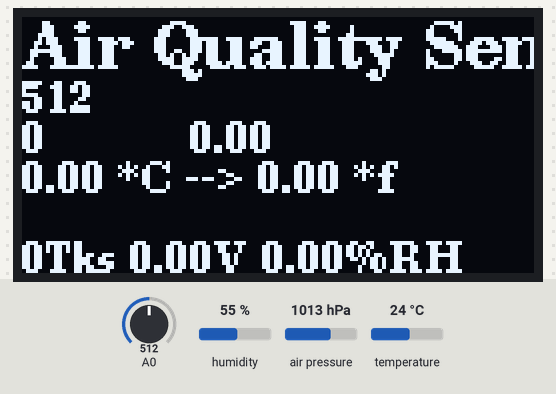
Simulated run of this sketch. Board: Arduino Nano, built for the host (arithmetic inside an expression is 32-bit, double 64-bit). Shown: 128×64 one-colour display. The test bench sets the inputs (shaded band); at power-on: A0 = 512, humidity 55 %, air pressure 1013 hPa, temperature 24 °C. The local clock reads 2024-03-15 10:24:30 at power-on unless the sketch sets it; what the sketch prints to the serial monitor is not drawn.

Above: at 1.2 s.
1.3 s: A0 set to 716
At 4.1 s:
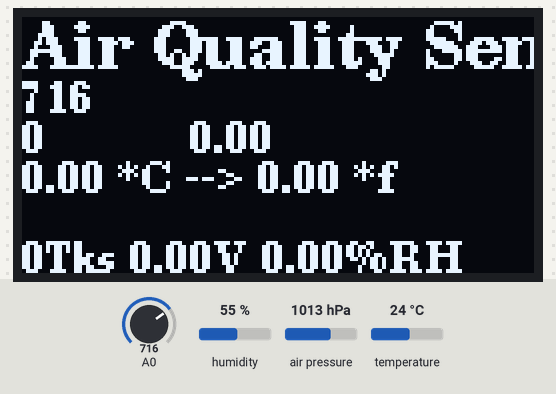
4.9 s: A0 set to 992
At 7.5 s:
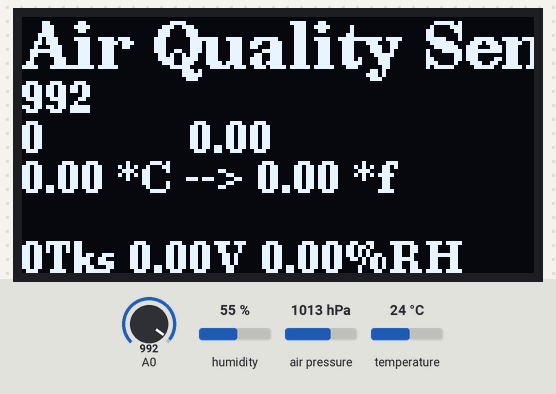
8.3 s: A0 set to 306
At 11.0 s:
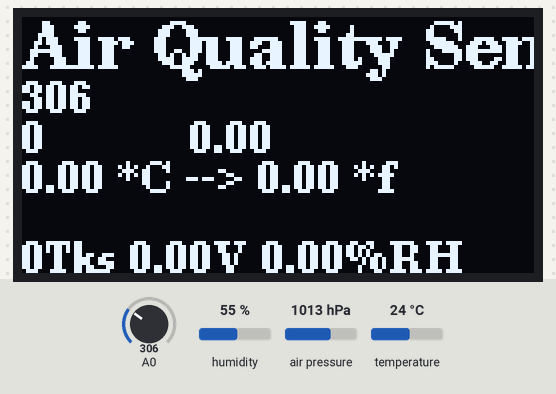
Timing chart, 0 to 12.5 s (numbered marks = the images above; inputs shaded):
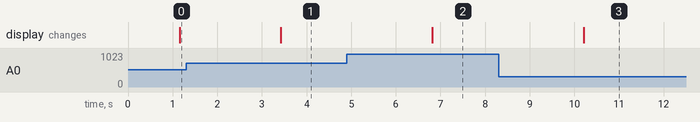

The sketch:

Air_Quality_Test.ino
```cpp
/*  This sketch sets up a small OLED display and pulls analog signals from two sensors
 * (BME280 (RH && Temp && Press) && MQ135(air quality --> SnO2 detects CO2 && VOC))
 * an RTC has also been added to this project for later use.
 *
 *  Requirements:
 *
 *  * Nano or other Arduino board
 *  * Arduino 1.8.8+ IDE
 *  * Library: U8g2lib.h --> u8g2 by oliver was used
 *
 *
 *
 *  // Pinout
 *  //  MQ135 analog Output --> A00
 *  //  SCL                 --> A04
 *  //  SDA                 --> A05
 *
 *
 *
 *
 *   Created: Feb 6, 2019 by Dan Parkolay (with a lot of help from a lot of other people)
*/


#include <Arduino.h>
#include <U8g2lib.h>
#include "SparkFunBME280.h"
#include "RTClib.h"

#ifdef U8X8_HAVE_HW_I2C
#include <Wire.h>
#endif

//Initialize BME280
BME280 bme280;

//Initialize SSD1306 Display
U8G2_SSD1306_128X64_NONAME_1_HW_I2C u8g2(U8G2_R0, /* reset=*/ U8X8_PIN_NONE);

//Initialize RTC
DS3231 rtc;

void setup(void)
{
  Wire.begin();
  Serial.begin(57600);
  Serial.println("initializing...");

  SetupRTC();


  u8g2.begin();
    // connect AREF to 3.3V and use that as VCC, less noisy!
    //thank you for the tip Lady Ada
  analogReference(EXTERNAL);

  bme280.setI2CAddress(0x76); //Connect to a second sensor
  if (bme280.beginI2C() == false)
    {
      Serial.println("Sensor connect failed");
    }
}

void loop(void)
{

  UpdateMQ135();    //get Air Quality Data
  DebugBMEData();   //Get BME Data (send out serial data with readings)
  UpdateRTC();      //GEt time date data

  delay(100);
  u8g2.firstPage();
  do
  {

    UpdateDisplay();
  }
  while ( u8g2.nextPage() );
  //delay(1000);
}
```

BME280.ino
```cpp
void GetBMEData()
{
              //Temp = (bme280.readTempF());
              //Temp = (bme280.readTempC(), 2);
              //Humidity = (bme280.readFloatHumidity(),0);
              //Serial.println(bme280.readFloatHumidity());
              //Pressure = (bme280.readFloatPressure(), 0);
              //Dewpoint = (bme280.dewPointC(), 2);
              //Dewpoint = (bme280.dewPointF(), 2);
}
void DebugBMEData()
{
  Serial.print("Humidity: ");
  Serial.print(bme280.readFloatHumidity(), 0);

  Serial.print(" Pressure: ");
  Serial.print(bme280.readFloatPressure(), 0);

  Serial.print(" Alt: ");
  //Serial.print(bme280.readFloatAltitudeMeters(), 1);
  Serial.print(bme280.readFloatAltitudeFeet(), 1);

  Serial.print(" Temp: ");
  //Serial.print(bme280.readTempC(), 2);
  Serial.print(bme280.readTempF(), 2);

  Serial.print(" Dewpoint: ");
  //Serial.print(bme280.dewPointC(), 2);
  Serial.print(bme280.dewPointF(), 2);

  Serial.println();

}
```

HTM1735LF.ino
```cpp
#define THERMISTORPIN A2
// how many samples to take and average, more takes longer
// but is more 'smooth'
#define NUMSAMPLES 5
// the value of the 'other' resistor
#define SERIESRESISTOR 10000

int RHRawSensorValue;
int samples[NUMSAMPLES];

float TempRawSensorValue;

float RHSensorValue;
float RHValue;

float TempSensorAverage;
float TempSensorValue;
float TempSensorValueInF;

void UpdateRH()
{
    RHRawSensorValue = analogRead(1);       // read analog input pin 0
    RHSensorValue = (RHRawSensorValue * (5.0/1023.0)); //ticks to Volts
    RHValue = (((RHSensorValue*1000) *.03892) - 41.98); //Volts to mVolts

    Serial.println(RHValue, DEC);  // prints the value read
}

void UpdateTemp()
{
  uint8_t i;
  //float average; //--> changed to TempSensorAverage above

  // take N samples in a row, with a slight delay
  for (i=0; i< NUMSAMPLES; i++)
  {
     samples[i] = analogRead(THERMISTORPIN);
     delay(10);
  }

  // average all the samples out
  TempSensorAverage = 0;


  for (i=0; i< NUMSAMPLES; i++)
  {
     TempSensorAverage += samples[i];
  }

  TempSensorAverage /= NUMSAMPLES;

  Serial.print("Average analog reading ");
  Serial.println(TempSensorAverage);
  // convert the value to resistance
  TempSensorAverage = 1023 / TempSensorAverage - 1;
  TempSensorAverage = SERIESRESISTOR / TempSensorAverage;

  Serial.print("Thermistor resistance ");
  Serial.println(TempSensorAverage);

  TempSensorValue = (-23.92 * log(TempSensorAverage)+248.24);//"resistance" (it is really voltage to A02) to *C
  TempSensorValueInF = ((TempSensorValue * 9 / 5) + 32);      //*C --> *f conversion

}
```

MQ135.ino
```cpp
int AirQualitySensorValue;

void UpdateMQ135()
{
    AirQualitySensorValue = analogRead(0);       // read analog input pin 0

    Serial.println(AirQualitySensorValue, DEC);  // prints the value read
}
```

RTC.ino
```cpp
void SetupRTC()
{
  //initialize RTC
  rtc.begin();
      //rtc.adjust(DateTime(__DATE__, __TIME__));   //--> this is to force the time is it is set to something already
    if (! rtc.isrunning())
    {
      Serial.println("RTC is NOT running!");
      // following line sets the RTC to the date & time this sketch was compiled
      rtc.adjust(DateTime(__DATE__, __TIME__));

    }

  Serial.println("RTC has begun");
}

void UpdateRTC()
{
    DateTime now = rtc.now();
    char buf[100];          //buffer for the RTC TimeDate Stamp
    strncpy(buf,"DD.MM.YYYY  hh:mm:ss\0",100);
    Serial.println(now.format(buf));
    delay(1000);
}
```

UpdateDisplay.ino
```cpp
/*

  U8G2_SSD1306_128X64_NONAME_1_4W_HW_SPI u8g2
  make -f Makefile.184.uno

   text
   8732               default, all active
   8500     -232      -2.65%    no U8G2_WITH_CLIP_WINDOW_SUPPORT
   8316     -416      -4.76%    no U8G2_WITH_FONT_ROTATION
   8606     -126      -1.44%    no U8G2_WITH_UNICODE
   8692     -40     -0.45%    no U8G2_WITH_INTERSECTION
   8328     -404      -4.62%      no U8G2_WITH_INTERSECTION  no U8G2_WITH_CLIP_WINDOW_SUPPORT
   8718     -14     -4.86%    no U8G2_WITH_HVLINE_SPEED_OPTIMIZATION
   8026     -706      -8.08%    no U8G2_WITH_FONT_ROTATION   no U8G2_WITH_INTERSECTION  no U8G2_WITH_CLIP_WINDOW_SUPPORT

   Some flags depend on each other: `U8G2_WITH_INTERSECTION` is required for `U8G2_WITH_CLIP_WINDOW_SUPPORT`, so `U8G2_WITH_INTERSECTION` is partly active as long
   as `U8G2_WITH_CLIP_WINDOW_SUPPORT` is requested.

*/
/*
  U8glib Example Overview:
    Frame Buffer Examples: clearBuffer/sendBuffer. Fast, but may not work with all Arduino boards because of RAM consumption
    Page Buffer Examples: firstPage/nextPage. Less RAM usage, should work with all Arduino boards.
    U8x8 Text Only Example: No RAM usage, direct communication with display controller. No graphics, 8x8 Text only.

  This is a page buffer example.
*/

void UpdateDisplay()
{
  GetLine1();
  GetLine2();
  GetLine3();
  GetLine4();
  //GetLine5();
  GetLine6();
}

void GetLine1()
{
    u8g2.setFont(u8g2_font_ncenB12_tr);
    u8g2.drawStr(0,13,"Air Quality Sensor");//I don't know if this will fit on display :(
}

void GetLine2()
{
    u8g2.setFont(u8g2_font_ncenB08_tr);
    u8g2.setCursor(0,24);
    u8g2.print(AirQualitySensorValue);
}

void GetLine3()
{
    u8g2.setCursor(0,34);
    u8g2.print(samples[1]);
    u8g2.setCursor(42,34);
    u8g2.print(TempSensorAverage);

}

void GetLine4()
{
    u8g2.setCursor(0,44);
    u8g2.print(TempSensorValue);
    //u8g2.setCursor(30,44);
    u8g2.print(" *C --> ");
    //u8g2.setCursor(36,44);
    u8g2.print(TempSensorValueInF);
    //u8g2.setCursor(68,44);
    u8g2.print(" *f ");
    //u8g2.print("012345678901234567890");
}

void GetLine5()
{
    u8g2.setCursor(0,54);
        //u8g2.print(TempSensorValueEXP);
    u8g2.print("012345678901234567890");
}

void GetLine6()
{
    u8g2.setCursor(0,64);
    u8g2.print(RHRawSensorValue);
    //u8g2.setCursor(25,64);
    u8g2.print("Tks ");
    //u8g2.setCursor(43,64);
    u8g2.print(RHSensorValue);
   // u8g2.setCursor(64,64);
    u8g2.print("V ");
    //u8g2.setCursor(72,64);
    u8g2.print(RHValue);
    //u8g2.setCursor(96,64);
    u8g2.print("%RH");
}
```

Measured:
- after the input at 1.3 s, the display: changes after 2.1 s (image 1)
- after the input at 4.9 s, the display: changes after 1.9 s (image 2)
- after the input at 8.3 s, the display: changes after 1.9 s (image 3)
